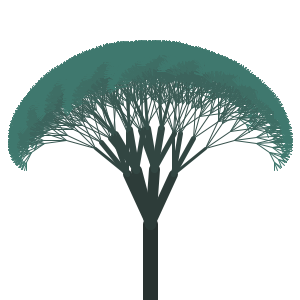
Frame 1 (no input)
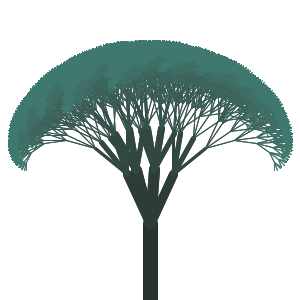
Frame 2 (the mouse pressed at the canvas centre, redrawn once)

The Processing sketch that drew these frames (run headless with seeded random() and noise(); the mouse was pressed at the canvas centre and the sketch redrawn once):

// Processing sketch: treesketch1B
// ── treesketch1B.pde
void setup() 
{ 
   size(300, 300);
   smooth();
   noLoop();
   colorMode(HSB);
   background(172, 0, 255);
   //line2(100, 100, 60, 0);
   //line2(100, 100, 60, 10);
   //line2(100, 100, 60, 20);
   //line2(100, 100, 60, 30);
   //line2(100, 100, 60, 40);
   
} 

void draw()
{
   drawtree(width / 2, height - 1, 0, 75, 120, 50, 50, 15, 8);
}

void drawtree(int x, int y, int angle, int distance, int Hue, int sat, int bright, int strokeWidth,  int level)
{
   strokeWeight(strokeWidth);
   if(strokeWidth > 1)
   {
      strokeWidth = ((strokeWidth - 4) >= 1) ? strokeWidth - 4 : 1;
   }

   stroke(Hue, sat, bright);
   sat += 10;
   bright += 10;

   int[] temp = line2(x, y, distance, angle);
   x = temp[0];
   y = temp[1];
   
   if(level > 1)
   {
      level--;
      drawtree(x, y, angle - 15, int(distance * 0.75), Hue, sat, bright, strokeWidth, level);
      drawtree(x, y, angle - 25, int(distance * 0.75), Hue, sat, bright, ((strokeWidth - 2) >= 1) ? strokeWidth - 2 : 1, level);
      drawtree(x, y, angle + 5, int(distance * 0.75), Hue, sat, bright, strokeWidth, level);
      drawtree(x, y, angle + 25, int(distance * 0.75), Hue, sat, bright, ((strokeWidth - 2) >= 1) ? strokeWidth - 2 : 1, level);
   }
}

int[] line2(int x, int y, int distance, int angle)
{
   angle -= 90;
   int[] output = { x + int(cos(radians(angle)) * distance), y + int(sin(radians(angle)) * distance)};
   //println("x: " + x + " y: " + y + " distance: " + distance + " angle: " + angle + " cos: " + cos(radians(angle)) + " sin: " + cos(radians(angle)));
   line(x, y, output[0], output[1]);
   return output;
}
